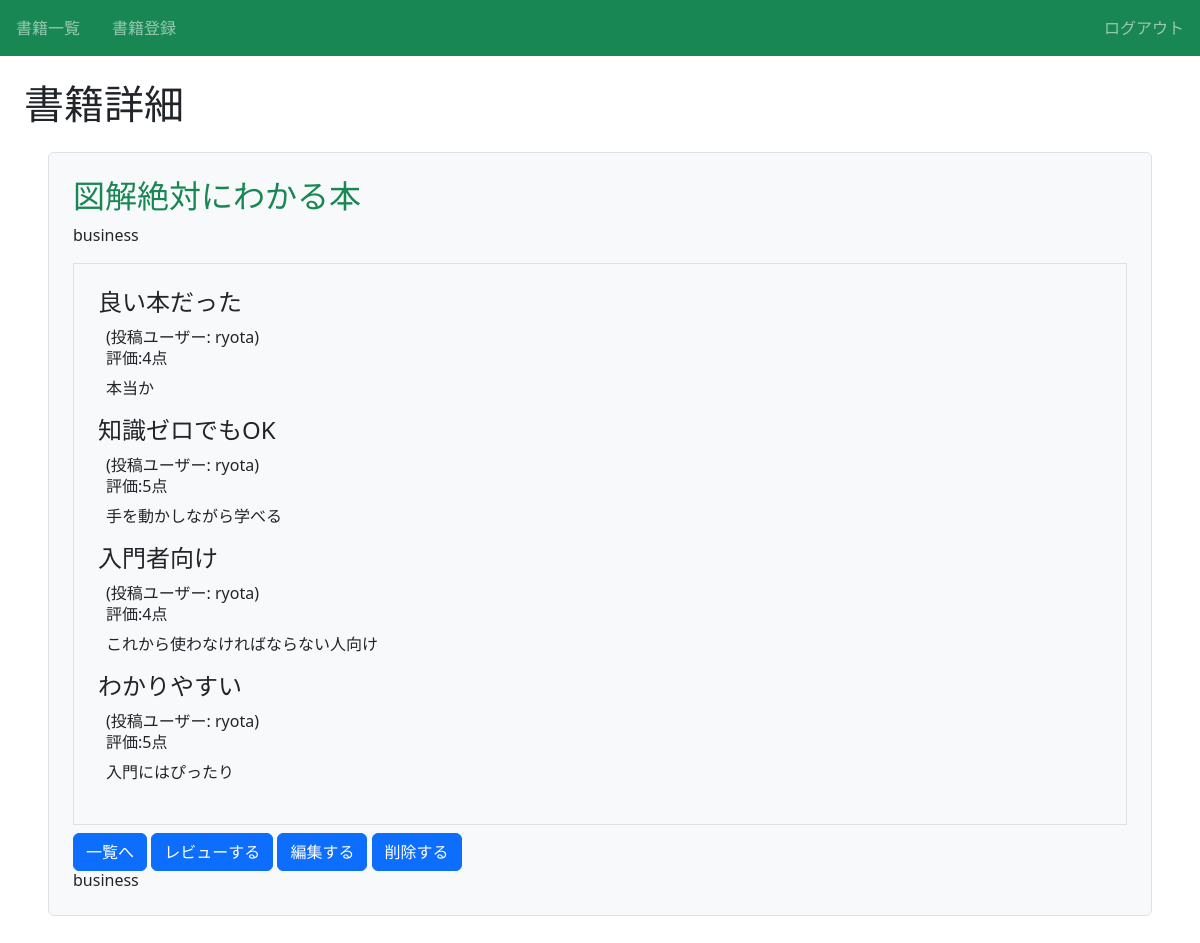
/book/8/detail/ (signed in), run on the app's committed database.
### book/models.py (models this page shows, shortened)
class Book(models.Model):
    title = models.CharField(max_length=100)
    text = models.TextField()
    thumbnail = models.ImageField(null=True, blank=True)
    category = models.CharField(
        max_length=100,
        choices = CATEGORY
        )
    user = models.ForeignKey('auth.User', on_delete=models.CASCADE)

class Review(models.Model):
    book = models.ForeignKey(Book, on_delete=models.CASCADE)
    title = models.CharField(max_length=100)
    text = models.TextField()
    rate = models.IntegerField(choices=RATE_CHOICES)
    user = models.ForeignKey('auth.User', on_delete=models.CASCADE)

### book/views.py (the view)
# urls.py: path('book/<int:pk>/detail/', views.DetailBookView.as_view(),name='detail-book'),
class DetailBookView(LoginRequiredMixin, DetailView):
    template_name = 'book/book_detail.html'
    model = Book

### book/templates/book/book_detail.html (shortened to what this page needs)
{% extends 'base.html' %}
{% block h1 %}書籍詳細{% endblock %}
{% block content %}
  <div class="p-4 m-4 bg-light border boder-success rounded">
    <h2 class="text-success">{{ object.title }}</h2>
    <p> {{object.category}}</p>
    <div class="border p-4 mb-2">
      {% for review in object.review_set.all %}
      <div>
        <h3 class="h4">{{ review.title }}</h3>
        <div class="px-2">
          <span>(投稿ユーザー: {{ review.user.username }})</span>
          <h6>評価:{{ review.rate }}点</h6>
          <p>{{ review.text }}</p>
        </div>
      </div>
      {% endfor %}
    </div>
    <a href="{% url 'index' %}" class="btn btn-primary">一覧へ</a>
    <a href="{% url 'review' object.pk %}" class="btn btn-primary">レビューする</a>
    <a href="{% url 'update-book' object.pk %}" class="btn btn-primary">編集する</a>
    <a href="{% url 'delete-book' object.pk %}" class="btn btn-primary">削除する</a>
    <h6 class="card-title">{{ object.category }}</h6>
    </div>
  </div>
{% endblock content %}

### book/static/book/css/style.css (style rules this page uses)
a { text-decoration: none; }

### data on the page
Book: title "図解絶対にわかる本", category "business"
Review: title "良い本だった", user.username "ryota", rate "4", text "本当か"
Review: title "知識ゼロでもOK", user.username "ryota", rate "5", text "手を動かしながら学べる"
Review: title "入門者向け", user.username "ryota", rate "4", text "これから使わなければならない人向け"
Review: title "わかりやすい", user.username "ryota", rate "5", text "入門にはぴったり"
